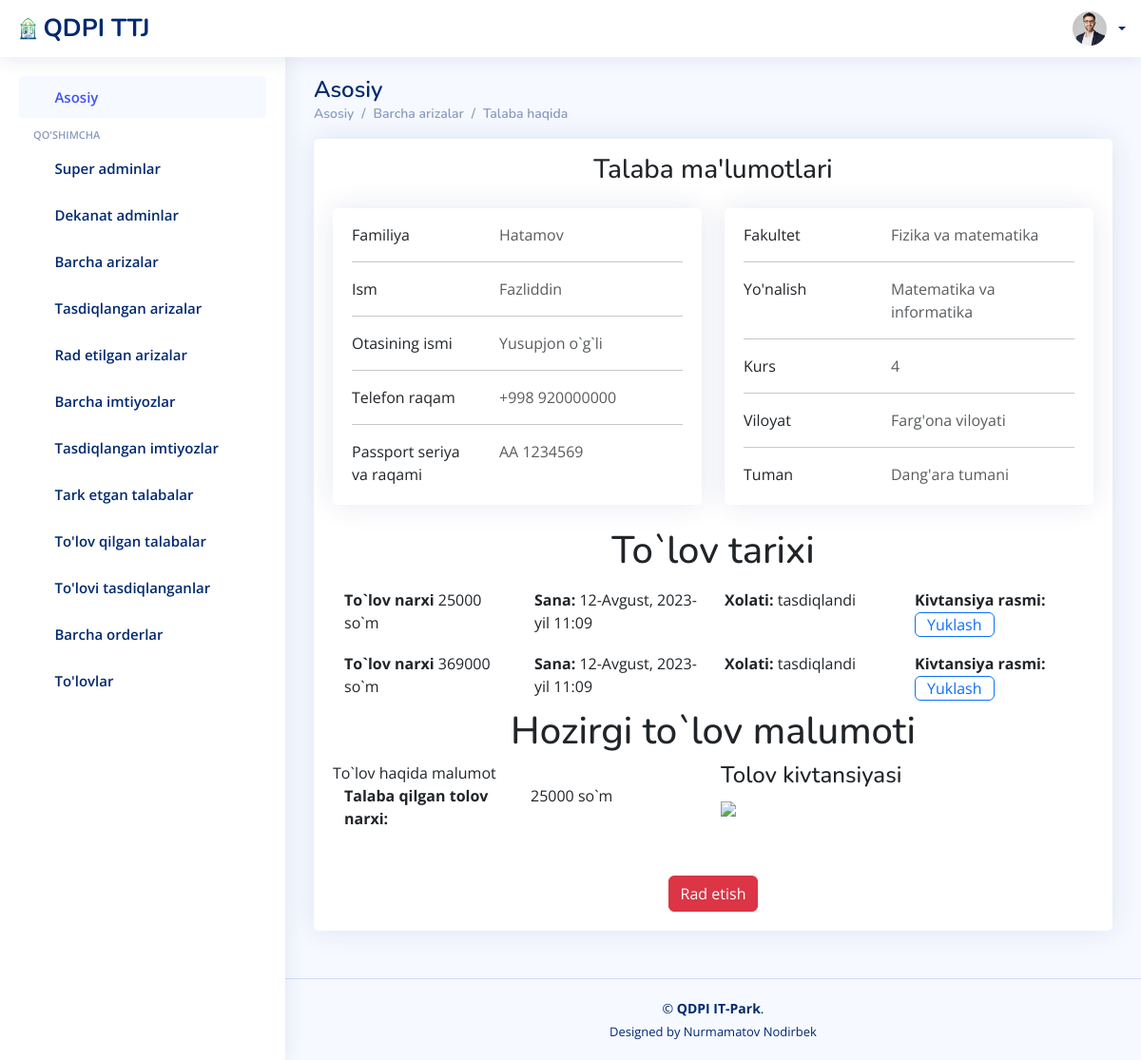
Page /ariza/radetilgan_tolov_malumotlar/4/ on the committed database.
### users/models.py (models this page shows)
class User(AbstractUser):
    id = models.UUIDField(primary_key=True, default=uuid.uuid4, unique=True, editable=False)
    sharif = models.CharField(max_length=100)
    lavozim = models.CharField(max_length=100)
    fakultet = models.CharField(max_length=100, blank=True)
    parol = models.CharField(max_length=100)

### ariza/models.py (models this page shows)
class Ariza(models.Model):
    talaba_id = models.CharField(max_length=100)
    first_name = models.CharField(max_length=100)
    last_name = models.CharField(max_length=100)
    sharif = models.CharField(max_length=100)
    viloyat = models.CharField(max_length=100)
    tuman = models.CharField(max_length=100)
    kocha = models.CharField(max_length=100)
    fakultet = models.CharField(max_length=100)
    yonalish = models.CharField(max_length=100)
    kurs    = models.CharField(max_length=100)
    pasport_serya_raqam = models.CharField(max_length=100)
    pasport_rasm = models.FileField(upload_to='rasmlar/')
    xulosa = models.CharField(max_length=1000, blank=True)
    tasdiqlash = models.CharField(max_length=100, blank=True)
    sana = models.DateTimeField(auto_now_add=True)

class Tolov(models.Model):
    talaba_id = models.CharField(max_length=100)
    first_name = models.CharField(max_length=100)
    last_name = models.CharField(max_length=100)
    sharif = models.CharField(max_length=100)
    narhi = models.CharField(max_length=100)
    kivtansiya = models.FileField(upload_to='kivtansiya/')
    tasdiqlash = models.CharField(max_length=100, blank=True)
    sana = models.DateTimeField(auto_now_add=True)

### ariza/views.py (the view, shortened to what this page needs)
# urls.py: path('radetilgan_tolov_malumotlar/<str:pk>/', radetilgan_tolov_malumotlar, name='radetilgan_tolov_malumotlar'),
@csrf_exempt
def radetilgan_tolov_malumotlar(request, pk):
    data_tolov = Tolov.objects.filter(id=pk)
    data = Tolov.objects.filter(id=pk)
    if data:
        for d in  data:
            talabalar = User.objects.filter(id=d.talaba_id)
            arizalar = Ariza.objects.filter(talaba_id=d.talaba_id)
            tarixlar = Tolov.objects.filter(talaba_id=d.talaba_id).filter(tasdiqlash='tasdiqlandi')
            narhi = d.narhi
            kivtansiya = d.kivtansiya
            if tarixlar:
                for x in tarixlar:
                    narhi_t = x.narhi
                    kivtansiya_t = x.kivtansiya
                    tasdiqlash = x.tasdiqlash
                    sana = x.sana
            else:
                narhi_t = ''
                kivtansiya_t = ''
                tasdiqlash = ''
                sana = ''
            if talabalar:
                for t in talabalar:
                    last_name = t.last_name
                    first_name = t.first_name
                    sharif = t.sharif
                    telefon = t.username
            else:
                last_name = ''
                first_name = ''
                sharif = ''
                telefon = ''
            if arizalar:
                for a in arizalar:
                    pasport_serya_raqam = a.pasport_serya_raqam
                    fakultet = a.fakultet
                    yonalish = a.yonalish
                    kurs = a.kurs
                    viloyat = a.viloyat
                    tuman = a.tuman
                    kocha = a.kocha
    contex = {
        'data_tolov':data_tolov,
        'last_name':last_name,
        'first_name':first_name,
        'sharif':sharif,
        'telefon':telefon,
        'pasport_serya_raqam':pasport_serya_raqam,
        'fakultet':fakultet,
        'yonalish':yonalish,
        'kurs':kurs,
        'viloyat':viloyat,
        'tuman':tuman,
        'kocha':kocha,
        'narhi_t':narhi_t,
        'kivtansiya_t':kivtansiya_t,
        'tasdiqlash':tasdiqlash,
        'narhi':narhi,
        'kivtansiya':kivtansiya,
        'sana':sana,
        'tarixlar':tarixlar
    }
    return render(request, 'dekanatadmin/radetilgan_tolov_malumotlar.html', contex)

### templates/dekanatadmin/radetilgan_tolov_malumotlar.html (shortened to what this page needs)
{% load static %}
<!DOCTYPE html>
<html lang="en">
<head>
  <link href="{% static '/assets/vendor/bootstrap/css/bootstrap.min.css' %}" rel="stylesheet">
  <link href="{% static '/assets/vendor/bootstrap-icons/bootstrap-icons.css' %}" rel="stylesheet">
  <link href="{% static '/assets/vendor/simple-datatables/style.css' %}" rel="stylesheet">
  <link href="{% static '/assets/css/style.css' %}" rel="stylesheet">
</head>
<body>
  <header id="header" class="header fixed-top d-flex align-items-center">
    <div class="d-flex align-items-center justify-content-between">
      <a href="{% url 'home' %}" class="logo d-flex align-items-center">
        <img src="{% static '/assets/img/logo.png' %}" alt="">
        <span class="d-none d-lg-block">QDPI TTJ</span>
      </a>
      <i class="bi bi-list toggle-sidebar-btn"></i>
    </div>
    <nav class="header-nav ms-auto">
      <ul class="d-flex align-items-center">
        <li class="nav-item dropdown pe-3">
          <a class="nav-link nav-profile d-flex align-items-center pe-0" href="{% url 'home' %}"
          data-bs-toggle="dropdown">
          <img src="{% static '/assets/img/profile-img.jpg' %}" alt="Profile" class="rounded-circle">
          <span class="d-none d-md-block dropdown-toggle ps-2">{{user.last_name}} {{user.first_name}}</span>
        </a>
      </li>
    </ul>
  </nav>
</header>
<aside id="sidebar" class="sidebar">
  <ul class="sidebar-nav" id="sidebar-nav">
    <li class="nav-item">
      <a class="nav-link " href="{% url 'home' %}">
        <i class="bi bi-grid"></i>
        <span>Asosiy</span>
      </a>
    </li>
    <li class="nav-heading">Qo'shimcha</li>
    <li class="nav-item">
      <a class="nav-link collapsed" href="{% url 'superadminlar' %}">
        <i class="bi bi-person-fill"></i>
        <span>Super adminlar</span>
      </a>
    </li>
    <li class="nav-item">
      <a class="nav-link collapsed" href="{% url 'dekanatadminlar' %}">
        <i class="bi bi-person"></i>
        <span>Dekanat adminlar</span>
      </a>
    </li>
    <li class="nav-item">
      <a class="nav-link collapsed" href="{% url 'barcha_arizalar' %}">
        <i class="bi bi-envelope"></i>
        <span>Barcha arizalar</span>
      </a>
    </li>
    <li class="nav-item">
      <a class="nav-link collapsed" href="{% url 'tasdiqlangan' %}">
        <i class="bi bi-person-check-fill"></i>
        <span>Tasdiqlangan arizalar</span>
      </a>
    </li>
    <li class="nav-item">
      <a class="nav-link collapsed" href="{% url 'radetilgan' %}">
        <i class="bi bi-person-x-fill"></i>
        <span>Rad etilgan arizalar</span>
      </a>
    </li>
    <li class="nav-item">
      <a class="nav-link collapsed" href="{% url 'imtiyozli_arizalar' %}">
        <i class="bi bi-file-medical"></i>
        <span>Barcha imtiyozlar</span>
      </a>
    </li>
    <li class="nav-item">
      <a class="nav-link collapsed" href="{% url 'tasdiqlangan_imtiyozli_arizalar' %}">
        <i class="bi bi-journal-check"></i>
        <span>Tasdiqlangan imtiyozlar</span>
      </a>
    </li>
    <li class="nav-item">
      <a class="nav-link collapsed" href="{% url 'tark_etgan_talaba' %}">
        <i class="bi bi-house-x-fill"></i>
        <span>Tark etgan talabalar</span>
      </a>
    </li>
    <li class="nav-item">
      <a class="nav-link collapsed" href="{% url 'barcha_tolovlar' %}">
        <i class="bi bi-cash-coin"></i>
        <span>To'lov qilgan talabalar</span>
      </a>
    </li>
    <li class="nav-item">
      <a class="nav-link collapsed" href="{% url 'tasdiqlangan_tolov' %}">
        <i class="bi bi-check2-all"></i>
        <span>To'lovi tasdiqlanganlar</span>
      </a>
    </li>
    <li class="nav-item">
      <a class="nav-link collapsed" href="{% url 'barcha_orderlar' %}">
        <i class="bi bi-bookmark-star"></i>
        <span>Barcha orderlar</span>
      </a>
    </li>
    <li class="nav-item">
      <a class="nav-link collapsed" href="{% url 'hisob_varoq' %}">
        <i class="bi bi-wallet2"></i>
        <span>To'lovlar</span>
      </a>
    </li>
  </ul>
</aside>
<main id="main" class="main">
  <div class="pagetitle">
    <h1>Asosiy</h1>
    <nav>
      <ol class="breadcrumb">
        <li class="breadcrumb-item"><a href="{% url 'home' %}">Asosiy</a></li>
        <li class="breadcrumb-item"><a href="{% url 'home' %}">Barcha arizalar</a></li>
        <li class="breadcrumb-item active"><a href="{% url 'home' %}">Talaba haqida</a></li>
      </ol>
    </nav>
  </div>
  <section class="section dashboard">
    <div class="row">
      <div class="col-lg-12">
        <div class="card">
          <div class="card-body">
            <h3 class="py-3 text-center">Talaba ma'lumotlari</h3>
            <div class="row">
              <div class="col-lg-6">
                <div class="card mb-4">
                  <div class="card-body pt-3">
                    <div class="row">
                      <div class="col-sm-5">
                        <p class="mb-0">Familiya</p>
                      </div>
                      <div class="col-sm-7">
                        <p class="text-muted mb-0">{{last_name}}</p>
                      </div>
                    </div>
                    <hr>
                    <div class="row">
                      <div class="col-sm-5">
                        <p class="mb-0">Ism</p>
                      </div>
                      <div class="col-sm-7">
                        <p class="text-muted mb-0">{{first_name}}</p>
                      </div>
                    </div>
                    <hr>
                    <div class="row">
                      <div class="col-sm-5">
                        <p class="mb-0">Otasining ismi</p>
                      </div>
                      <div class="col-sm-7">
                        <p class="text-muted mb-0">{{sharif}}</p>
                      </div>
                    </div>
                    <hr>
                    <div class="row">
                      <div class="col-sm-5">
                        <p class="mb-0">Telefon raqam</p>
                      </div>
                      <div class="col-sm-7">
                        <p class="text-muted mb-0">{{telefon}}</p>
                      </div>
                    </div>
                    <hr>
                    <div class="row">
                      <div class="col-sm-5">
                        <p class="mb-0">Passport seriya va raqami</p>
                      </div>
                      <div class="col-sm-7">
                        <p class="text-muted mb-0">{{pasport_serya_raqam}}</p>
                      </div>
                    </div>
                  </div>
                </div>
              </div>
              <div class="col-lg-6">
                <div class="card mb-4">
                  <div class="card-body pt-3">
                    <div class="row">
                      <div class="col-sm-5">
                        <p class="mb-0">Fakultet</p>
                      </div>
                      <div class="col-sm-7">
                        <p class="text-muted mb-0">{{fakultet}}</p>
                      </div>
                    </div>
                    <hr>
                    <div class="row">
                      <div class="col-sm-5">
                        <p class="mb-0">Yo'nalish</p>
                      </div>
                      <div class="col-sm-7">
                        <p class="text-muted mb-0">{{yonalish}}</p>
                      </div>
                    </div>
                    <hr>
                    <div class="row">
                      <div class="col-sm-5">
                        <p class="mb-0">Kurs</p>
                      </div>
                      <div class="col-sm-7">
                        <p class="text-muted mb-0">{{kurs}}</p>
                      </div>
                    </div>
                    <hr>
                    <div class="row">
                      <div class="col-sm-5">
                        <p class="mb-0">Viloyat</p>
                      </div>
                      <div class="col-sm-7">
                        <p class="text-muted mb-0">{{viloyat}}</p>
                      </div>
                    </div>
                    <hr>
                    <div class="row">
                      <div class="col-sm-5">
                        <p class="mb-0">Tuman</p>
                      </div>
                      <div class="col-sm-7">
                        <p class="text-muted mb-0">{{tuman}}</p>
                      </div>
                    </div>
                  </div>
                </div>
              </div>
            </div>
            <div class="container">
              <div class="row">
                <h1 class="text-center">To`lov tarixi</h1>
              </div>
              <div class="row" style="justify-content: center;">
                {% for t in tarixlar %}
                <div class="col-md-3 my-2"><strong>To`lov narxi </strong>{{t.narhi}} so`m</div>
                <div class="col-md-3 my-2"><strong>Sana: </strong>{{t.sana}}</div>
                <div class="col-md-3 my-2"><strong>Xolati: </strong>{{t.tasdiqlash}}</div>
                <div class="col-md-3 my-2">
                  <strong>Kivtansiya rasmi: </strong>
                  <a class="btn btn-outline-primary py-0" href="{{t.kivtansiya.url}}" download>
                    Yuklash
                  </a>
                </div>
                {% endfor %}
              </div>
            </div>
            <div class="row">
              <h1 class="text-center">Hozirgi to`lov malumoti</h1>
            </div>
            <div class="row g-3">
              <div class="passport-info col-lg-6">
                <div class="container">
                  <div class="row">
                    To`lov haqida malumot
                  </div>
                  <div class="row">
                    <div class="col-md-6"><strong>Talaba qilgan tolov narxi: </strong></div>
                    <div class="col-md-6">{{narhi}} so`m</div>
                  </div>
                </div>
              </div>
              <div class="passport-info col-lg-6">
                <h4>Tolov kivtansiyasi</h4>
                <img class="w-100 img-fluid" src="{{kivtansiya.url}}">
              </div>
            </div>
            {% for i in data_tolov %}
            <div class="col-12 pt-5 text-center">
              <a class="btn btn-danger mx-4" href="{% url 'tolov_radetish' i.pk %}">Rad etish</a>
            </div>
            {% endfor %}
          </div>
        </div>
      </div>
    </div>
  </section>
</main>
<footer id="footer" class="footer">
  <div class="copyright">
    &copy; <strong><span>QDPI IT-Park</span></strong>.
  </div>
  <div class="credits">
    Designed by Nurmamatov Nodirbek
  </div>
</footer>
</body>
</html>

### rows in the picture
User: last_name "Hatamov", first_name "Fazliddin", sharif "Yusupjon o`g`li", username "+998 920000000"
Ariza: pasport_serya_raqam "AA 1234569", fakultet "Fizika va matematika", yonalish "Matematika va informatika", viloyat "Farg'ona viloyati", tuman "Dang'ara tumani"
Tolov: narhi "25000", sana "12-Avgust, 2023-yil 11:09", tasdiqlash "tasdiqlandi"
Tolov: narhi "369000", sana "12-Avgust, 2023-yil 11:09", tasdiqlash "tasdiqlandi"

### other values in the picture
{{ kurs }} "4"
